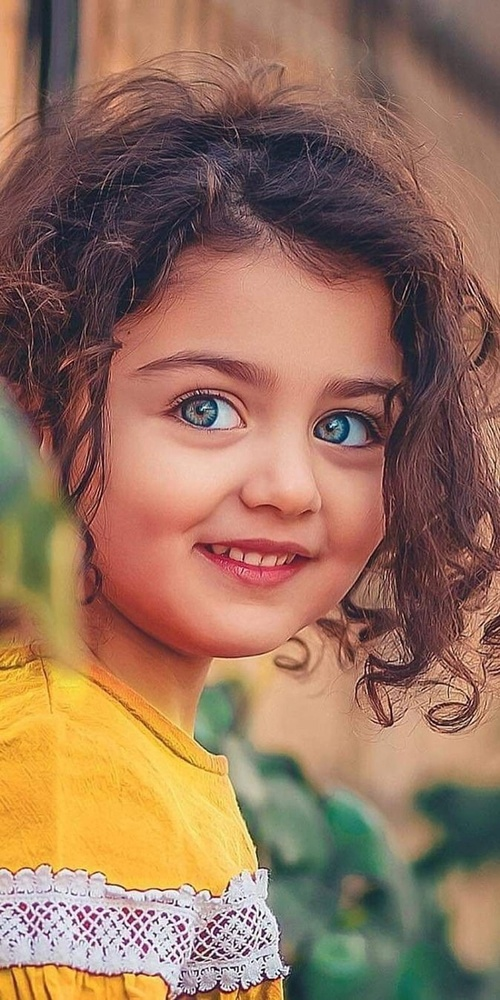
#> input picture Session 43 - CV_02/Images/Color.jpeg, 500 x 1000 px, shrunk from 800 x 1600 before the run
$ jupyter execute Code.ipynb
#> lines starting #> are read from the running program, lines starting #| are printed output that depends on the picture
[cell 1]
from skimage.io import imread, imshow

[cell 2]
img = imread('Images/Color.jpeg')
#> img is the input picture: shape (1000, 500, 3); mean R, G, B 151.2, 115, 93.6
img2 = imread('Images/Color.jpeg')

[cell 3]
imshow(img)

[cell 4]
imshow(img2)

[cell 5]
imshow(img2[:, ::-1, :])
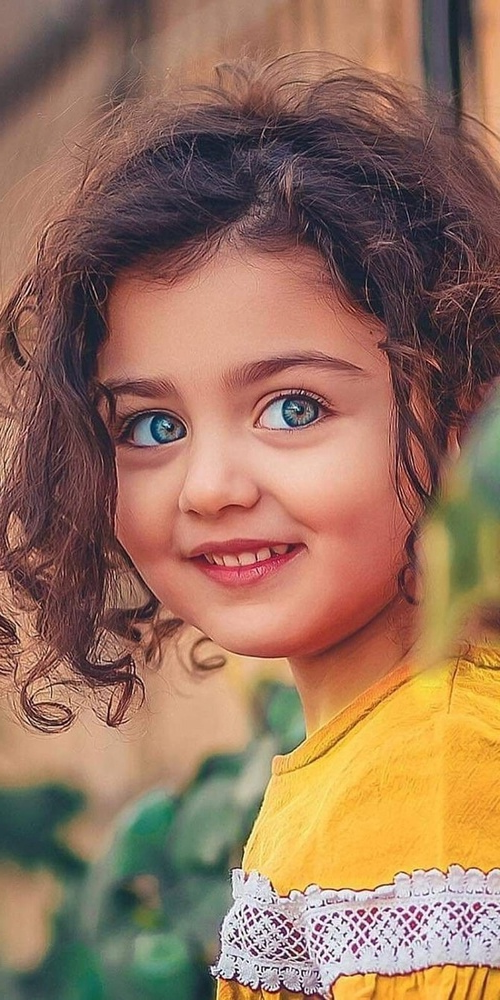
#> shown: shape (1000, 500, 3); mean R, G, B 151.2, 115, 93.6

[cell 6]
imshow(img2[::-1, :, :])
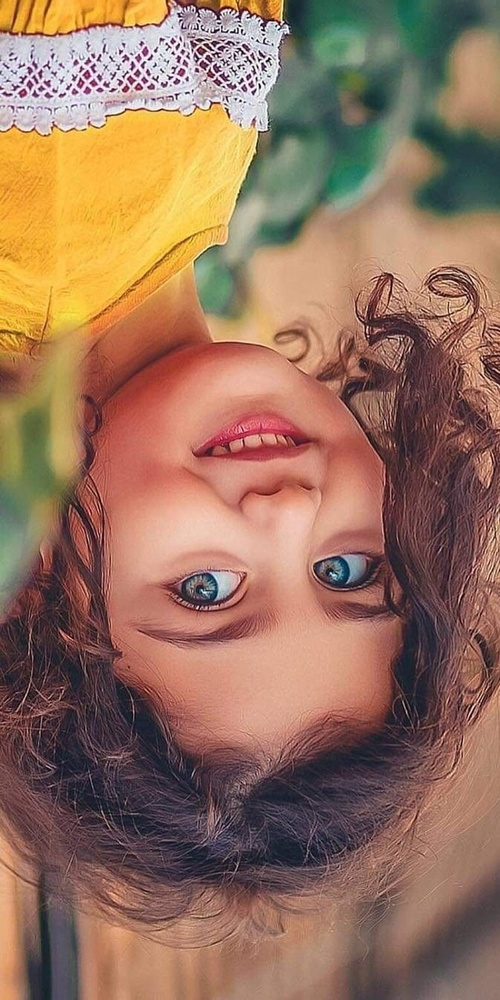
#> shown: shape (1000, 500, 3); mean R, G, B 151.2, 115, 93.6

[cell 7]
for i in range(img.shape[0] // 2):
    temp = img[i]
    img[i] = img[img.shape[0] - i - 1]
    img[len(img) - i - 1] = temp
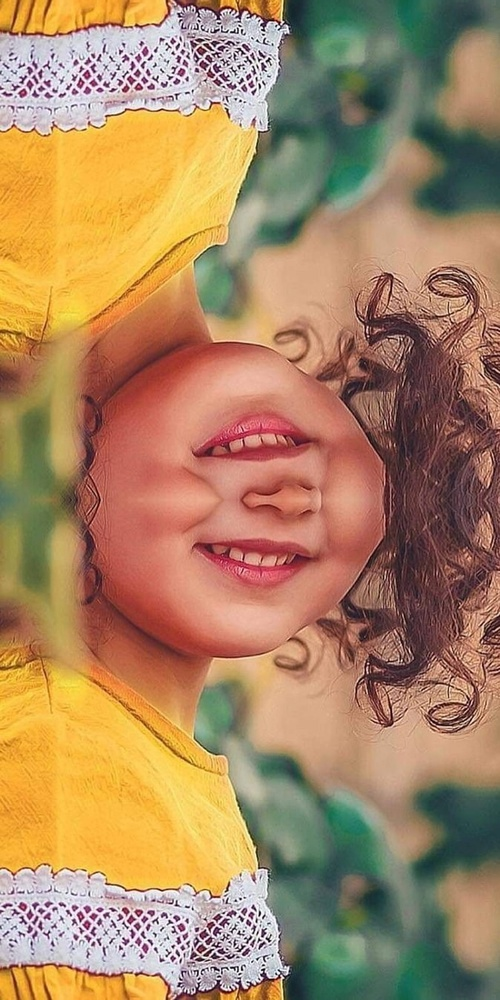
#> img: shape (1000, 500, 3); mean R, G, B 170.1, 134.5, 98.2

imshow(img)

[cell 8]
for i in range(img2.shape[1] // 2):
    temp = img2[i]
    img2[i] = img2[img2.shape[1] - i - 1]
    img2[img2.shape[1] - i - 1] = temp
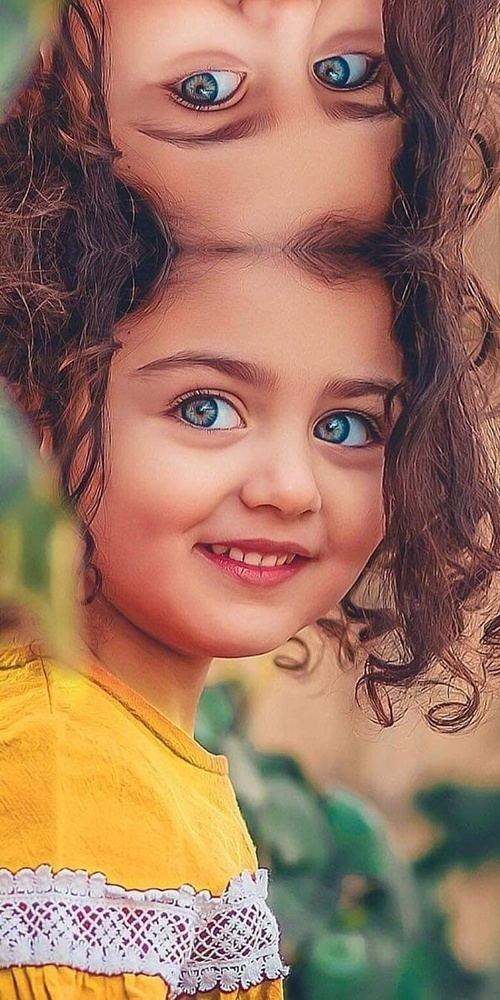
#> img2: shape (1000, 500, 3); mean R, G, B 158, 118.1, 96

imshow(img2)

$ run again, with Session 43 - CV_02/Images/Dog.jpeg copied over Session 43 - CV_02/Images/Color.jpeg
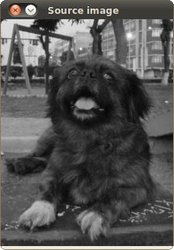
#> input picture Session 43 - CV_02/Images/Dog.jpeg, 174 x 250 px
#> img is the input picture: shape (250, 174, 3); mean R, G, B 84.1, 83.6, 82.6
#> after the loop `for i in range(img.shape[0] // 2):`:
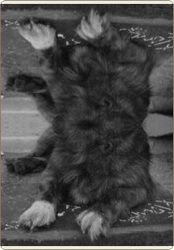
#> img: shape (250, 174, 3); mean R, G, B 74.8, 74.6, 73.8
#> after the loop `for i in range(img2.shape[1] // 2):`:
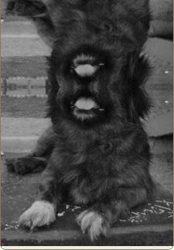
#> img2: shape (250, 174, 3); mean R, G, B 71.5, 71.3, 70.8

$ run again, with Session 43 - CV_02/Images/Sea.jpeg copied over Session 43 - CV_02/Images/Color.jpeg
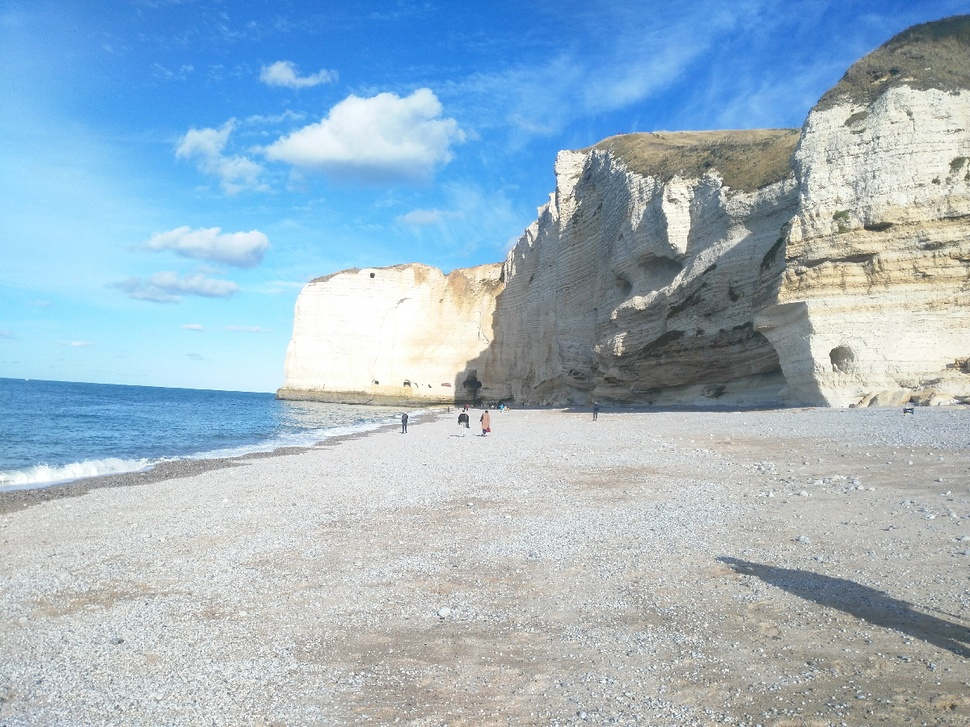
#> input picture Session 43 - CV_02/Images/Sea.jpeg, 970 x 727 px, shrunk from 1200 x 900 before the run
#> img is the input picture: shape (727, 970, 3); mean R, G, B 158, 181.4, 197.9
#> `[cell 6] imshow(img2[::-1, :, :])`:
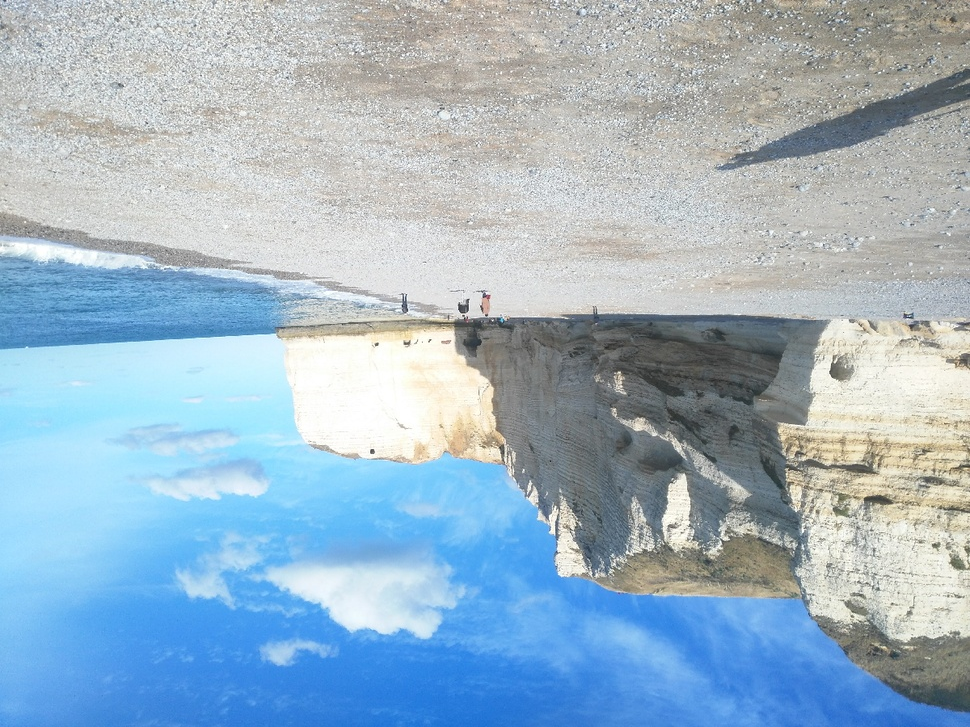
#> shown: shape (727, 970, 3); mean R, G, B 158, 181.4, 197.9
#> after the loop `for i in range(img.shape[0] // 2):`:
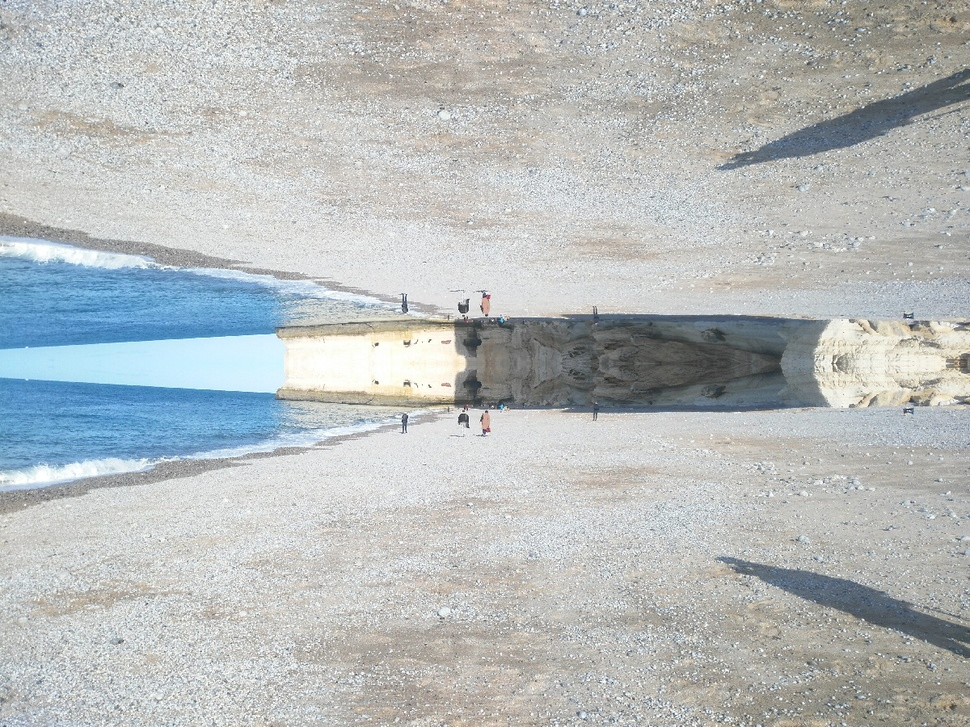
#> img: shape (727, 970, 3); mean R, G, B 182.4, 187.2, 187.5
